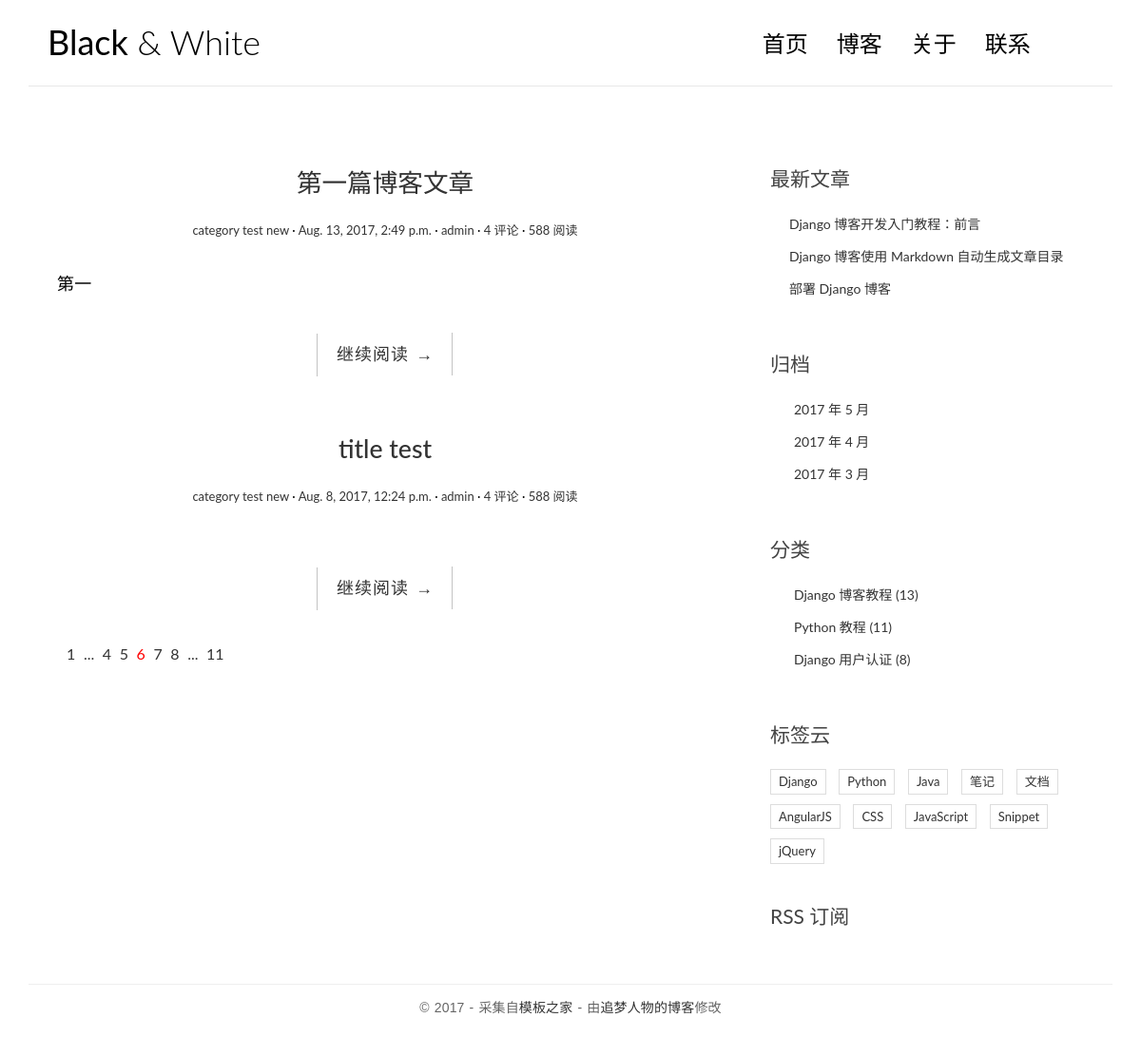
The page / on the database its author committed.
### blog/models.py (models this page shows, shortened)
class Post(models.Model):
    def get_absolute_url(self):
        return reverse('blog:detail', kwargs={'pk': self.pk })
    title = models.CharField(max_length = 100 )
    body = models.TextField()
    created_time = models.DateTimeField()
    modified_time = models.DateTimeField()
    excerpt = models.CharField(max_length = 200, blank = True)
    category = models.ForeignKey(Category)
    tags = models.ManyToManyField(Tag, blank = True)
    author = models.ForeignKey(User)

class Category(models.Model):
    name = models.CharField(max_length = 100)

### blog/views.py (the view)
# urls.py: url(r'^$', views.index, name='index'),
def index(request):
    post_list = Post.objects.all().order_by('-created_time')
    return render(request, 'blog/index.html', context = {'post_list': post_list})

### templates/blog/index.html
{% extends 'base.html' %}
{% block main %}
            {% for post in post_list %}
                <article class="post post-{{ post.pk}}">
                    <header class="entry-header">
                        <h1 class="entry-title">
                            <a href="{{ post.get_absolute_url }}">{{ post.title }}</a>
                        </h1>
                        <div class="entry-meta">
                            <span class="post-category"><a href="#">{{ post.category.name}}</a></span>
                            <span class="post-date"><a href="#"><time class="entry-date"
                                                                      datetime="{{post.created_time}}">{{post.created_time}}</time></a></span>
                            <span class="post-author"><a href="#">{{ post.author}}</a></span>
                            <span class="comments-link"><a href="#">4 评论</a></span>
                            <span class="views-count"><a href="#">588 阅读</a></span>
                        </div>
                    </header>
                    <div class="entry-content clearfix">
                        <p>{{post.excerpt}}</p>
                        <div class="read-more cl-effect-14">
                            <a href="{{ post.get_absolute_url }}" class="more-link">继续阅读 <span class="meta-nav">→</span></a>
                        </div>
                    </div>
                </article>
                {%empty%}
                    <div class="no-post">暂时没有发布文章！</div>
                {% endfor %}
                <div class="pagination">
                    <ul>
                        <li><a href="">1</a></li>
                        <li><a href="">...</a></li>
                        <li><a href="">4</a></li>
                        <li><a href="">5</a></li>
                        <li class="current"><a href="">6</a></li>
                        <li><a href="">7</a></li>
                        <li><a href="">8</a></li>
                        <li><a href="">...</a></li>
                        <li><a href="">11</a></li>
                    </ul>
                </div>
{%endblock main %}

### blog/static/blog/css/custom.css (style rules this page uses)
* { outline: none; }
h1, h2, h3, h4, h5, h6 { margin-top: 0; }
a { color: #333; }
body { color: #444; font-family: 'Lato', sans-serif; }
p { font-family: 'Ubuntu', sans-serif; font-weight: 400; word-spacing: 1px; letter-spacing: 0.01em; }
.post { background: #fff; padding: 30px 30px 0; }
.entry-title { text-align: center; font-size: 1.9em; margin-bottom: 20px; line-height: 1.6; padding: 10px 20px 0; }
.entry-meta { text-align: center; color: #DDDDDD; font-size: 13px; margin-bottom: 30px; }
.entry-content { font-size: 18px; line-height: 1.9; font-weight: 300; color: #000; }
.post-category::after, .post-date::after, .post-author::after, .comments-link::after { content: ' ·'; color: #000; }
.read-more { font-family: 'Ubuntu', sans-serif; font-weight: 400; word-spacing: 1px; letter-spacing: 0.01em; text-align: center; margin-top: 20px; }
.cl-effect-14 a { padding: 0 20px; height: 45px; line-height: 45px; position: relative; display: inline-block; margin: 15px 25px; letter-spacing: 1px; font-weight: 400; text-shadow: 0 0 1px rgba(255, 255, 255, 0.3); }
.cl-effect-14 a::before, .cl-effect-14 a::after { position: absolute; width: 45px; height: 1px; background: #C3C3C3; content: ''; -webkit-transition: all 0.3s; -moz-transition: all 0.3s; transition: all 0.3s; pointer-events: none; }
.cl-effect-14 a::before { top: 0; left: 0; -webkit-transform: rotate(90deg); -moz-transform: rotate(90deg); transform: rotate(90deg); -webkit-transform-origin: 0 0; -moz-transform-origin: 0 0; transform-origin: 0 0; }
.cl-effect-14 a::after { right: 0; bottom: 0; -webkit-transform: rotate(90deg); -moz-transform: rotate(90deg); transform: rotate(90deg); -webkit-transform-origin: 100% 0; -moz-transform-origin: 100% 0; transform-origin: 100% 0; }
.pagination ul { list-style: none; }
.pagination ul li { display: inline-block; font-size: 16px; margin-right: 5px; }
.current a { color: red; }

### rows shown on the page
Post: title "第一篇博客文章", category.name "category test new", created_time "Aug. 13, 2017, 2:49 p.m.", author "admin", excerpt "第一"
Post: title "title test", category.name "category test new", created_time "Aug. 8, 2017, 12:24 p.m.", author "admin"
